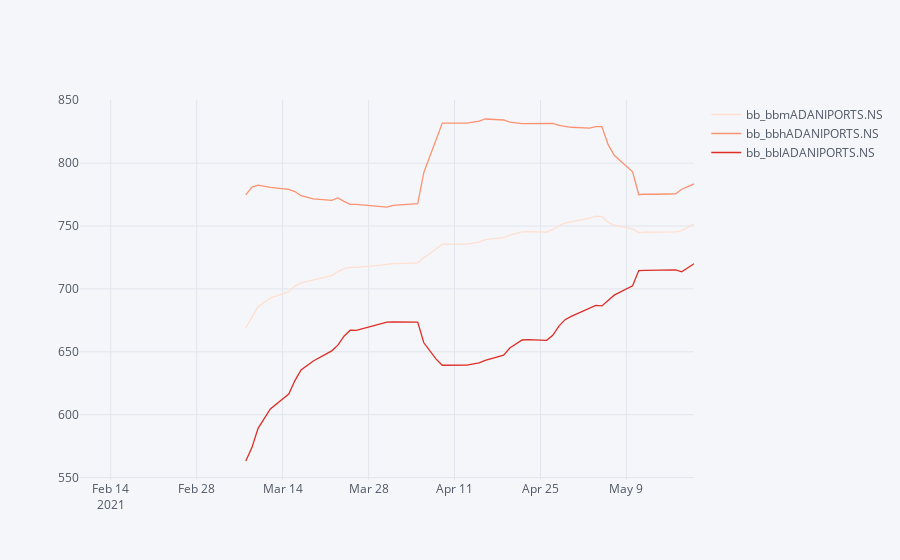
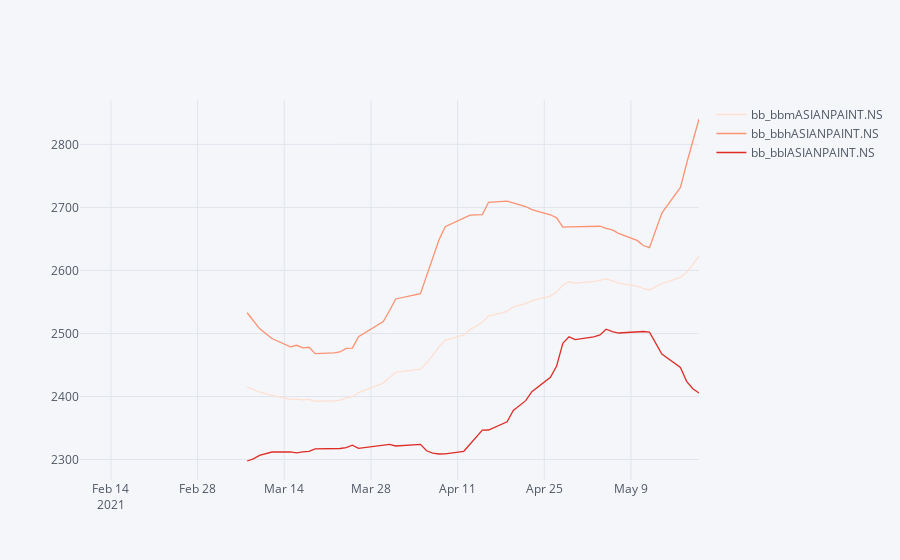
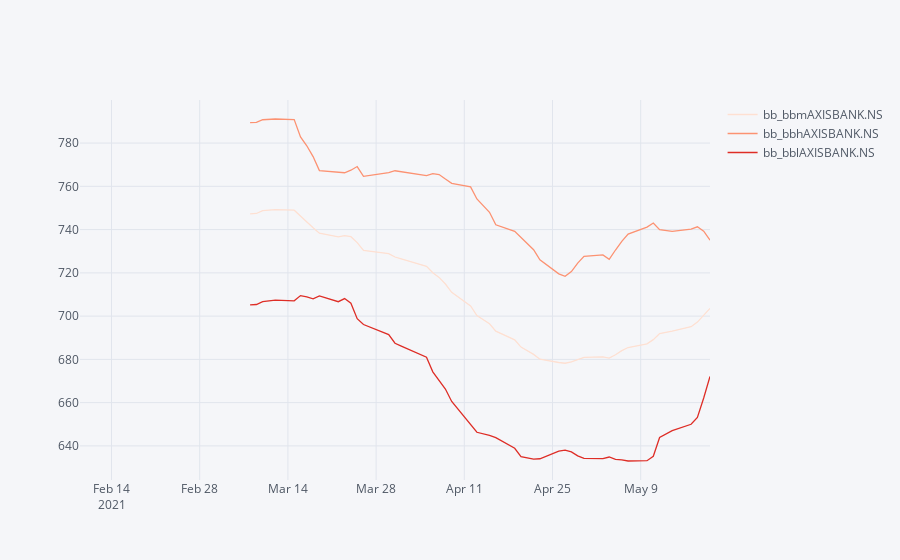
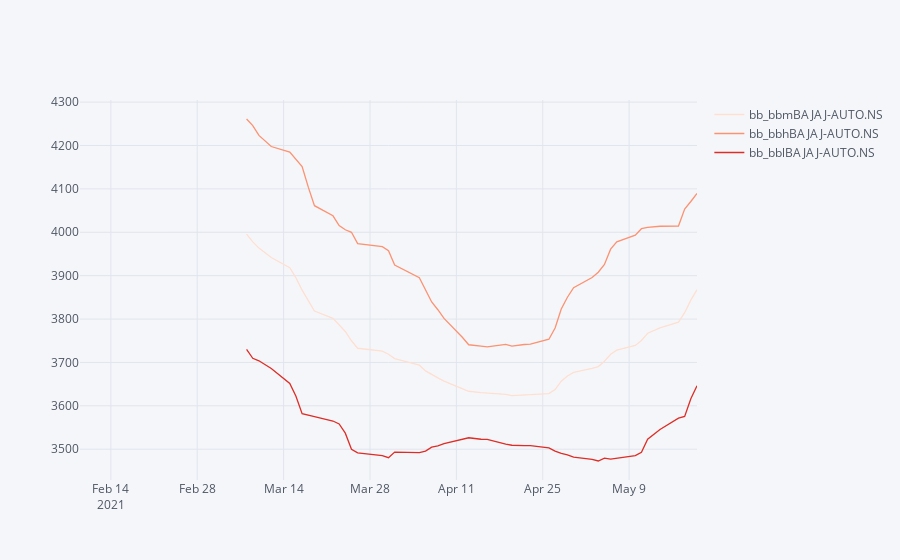

Here is the notebook cell these charts were saved with, in order:
### Code cell
# Create the plot matrix:
fig = subplots.make_subplots(rows=50, cols=1)

for i in nifty_50_list:
    try:
        trace = new_df[['bb_bbm'+i, 'bb_bbh'+i, 'bb_bbl'+i]].iplot(kind='scatter',colorscale="Reds")
        fig.add_traces(trace)
    except:
        continue

fig['layout'].update(height=600, width=600, title='PARTICLES CORRELATION')
py.plot(fig, auto_open=True, filename="example.html")
